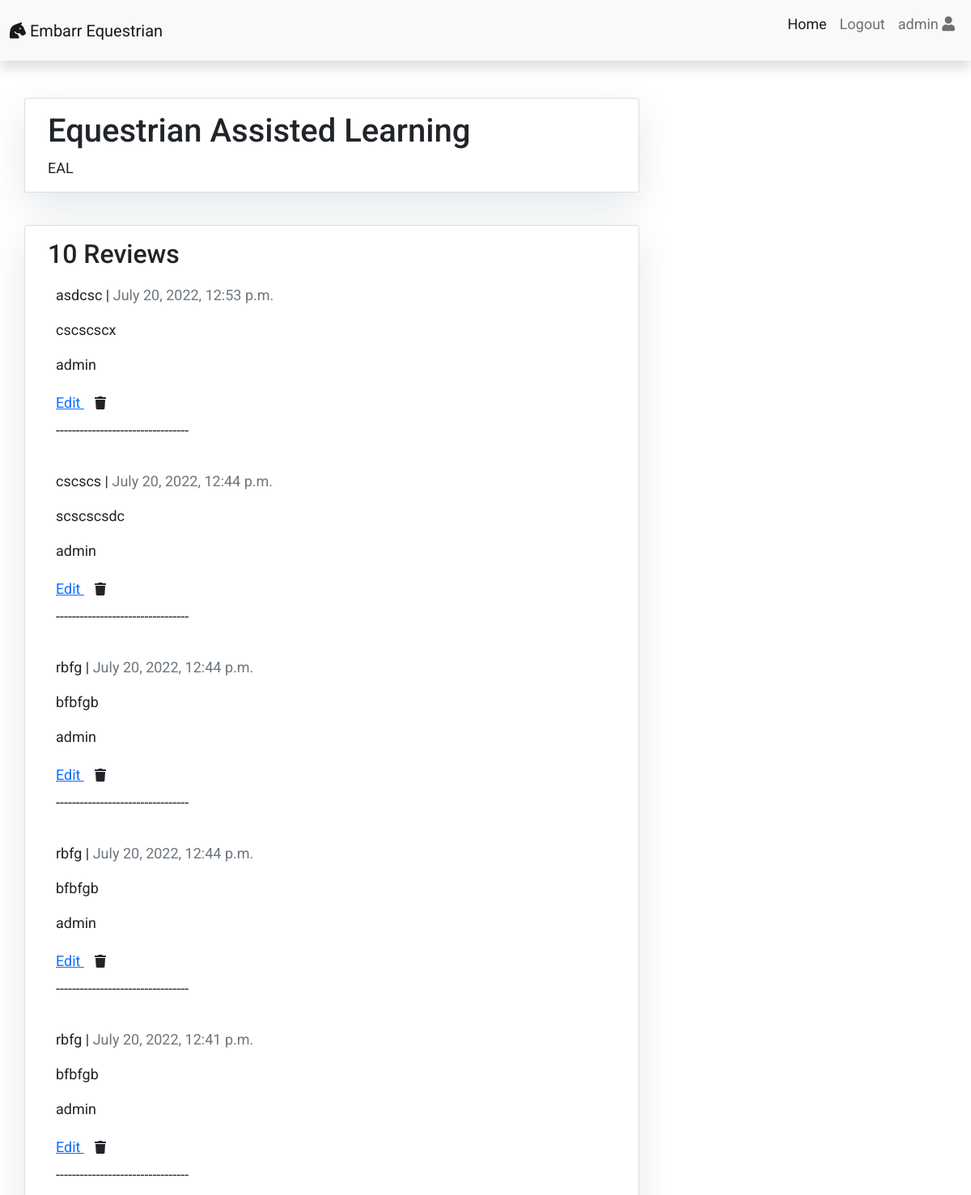
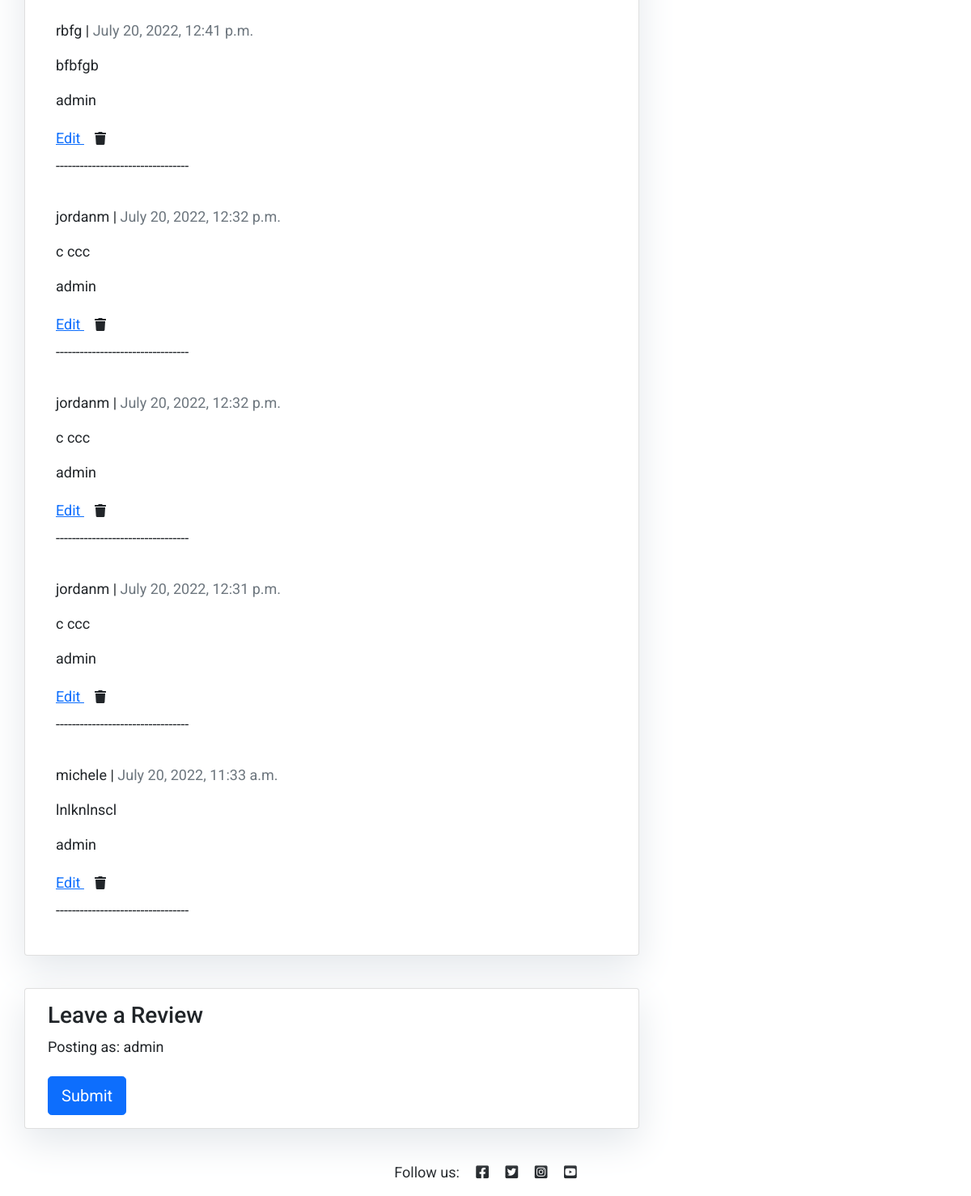
Page /equestrian-assisted-learning/ (signed in) on the earlier database version (2 pictures, top to bottom).
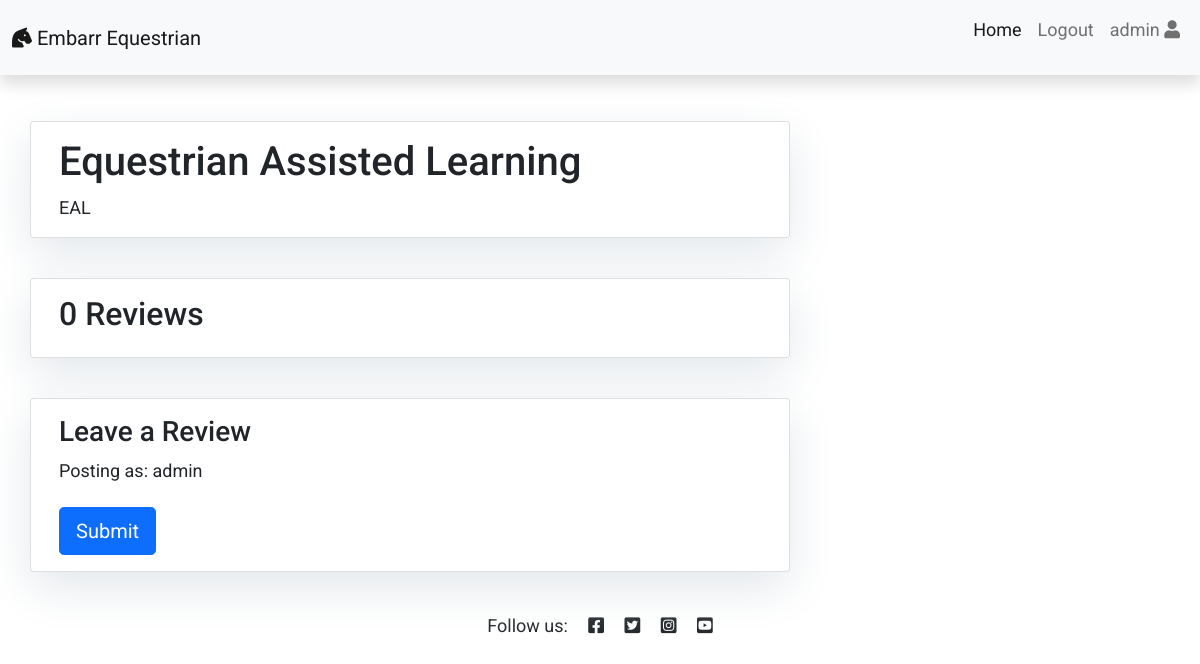
Same page on the later database version.
### Reviews/models.py (models this page shows, shortened)
class Post(models.Model):
    title = models.CharField(max_length=200, unique=True)
    slug = models.SlugField(max_length=200, unique=True)
    author = models.ForeignKey(User, on_delete= models.CASCADE,related_name='test_posts')
    updated_on = models.DateTimeField(auto_now= True)
    content = models.TextField()
    created_on = models.DateTimeField(auto_now_add=True)
    status = models.IntegerField(choices=STATUS, default=0)
    class Meta:
        ordering = ['-created_on']

class Comment(models.Model):
    RATING_CHOICES = (
        (1, '1 *'),
        (2, '2 *'),
        (3, '3 *'),
        (4, '4 *'),
        (5, '5 *'),
    )
    post = models.ForeignKey(Post, on_delete=models.CASCADE,related_name='comments')
    name = models.CharField(max_length=80)
    location = models.CharField(max_length=80, default='e.g Dublin')
    email = models.EmailField()
    body = models.TextField()
    rating = models.IntegerField(choices=RATING_CHOICES, default='5')
    created_on = models.DateTimeField(auto_now_add=True)
    approved = models.BooleanField(default=False)
    active = models.BooleanField(default=False)
    class Meta:
        ordering = ['created_on']

### Reviews/views.py (the view, shortened to what this page needs)
# urls.py: path('<slug:slug>/', views.PostDetail.as_view(), name='post_detail'),
class PostDetail(View):
    def get(self, request, slug, *args, **kwargs):
        queryset = Post.objects.filter(status=1)
        post = get_object_or_404(queryset, slug=slug)
        comments = post.comments.filter(approved=True).order_by("-created_on")
        return render(
            request,
            "post_detail.html",
            {
                "post": post,
                "comments": comments,
            },
        )

### templates/post_detail.html (shortened to what this page needs)
{% extends 'base.html' %} {% block content %}
{% load crispy_forms_tags %}
<div class="container">
  <div class="row">
    <div class="col-md-8 card mb-4  mt-3 left  top">
      <div class="card-body">
        <h1>{% block title %} {{ post.title }} {% endblock title %}</h1>
        <p class="card-text ">{{ post.content | safe }}</p>
      </div>
    </div>
    <div class="col-md-8 card mb-4  mt-3 ">
      <div class="card-body">
        <h2>{{ comments.count }} Reviews</h2>
        {% for comment in comments %}
        <div class="comments" style="padding: 10px;">
          <p class="font-weight-bold">
            {{ comment.name }} |
            <span class=" text-muted font-weight-normal">
              {{ comment.created_on }}
            </span>
          </p>
          {{ comment.body | linebreaks }}
          <p>{{ user.username }}</p>
          {% if user.is_authenticated and user.username == comment.name or user.is_superuser %}
                   <a href="{% url 'edit_comment' comment.id %}" aria-label="Go to the Edit Comments Page">Edit </a>
                    <button type="button" class="btn" data-bs-toggle="modal" data-bs-target="#delete-comment"><i class="fas fa-trash"></i></button>
                    {% endif %}
                    <p>---------------------------------</p>
          </div>
          {% endfor %}
       </div>
    </div>
    <div class="col-md-8 card mb-4  mt-3 ">
      <div class="card-body">
        {% if new_comment %}
        <div class="alert alert-success" role="alert">
          Your Review is awaiting moderation
        </div>
        {% else %}
        {% if user.is_authenticated %}
        <h3>Leave a Review</h3>
        <p>Posting as: {{ user.username }}</p>
        <form method="post" style="margin-top: 1.3em;">
          <button type="submit" class="btn btn-primary  btn-lg">Submit</button>
        </form>
        {% endif %}
        {% endif %}
      </div>
    </div>
  </div>
</div>
{% endblock content %}

### templates/base.html (shortened to what this page needs)
{% load static %}
<!DOCTYPE html>
<html>
    <head>
        <link rel="stylesheet" href="https://cdnjs.cloudflare.com/ajax/libs/font-awesome/5.15.3/css/all.min.css">
        <link href="https://cdn.jsdelivr.net/npm/bootstrap@5.0.1/dist/css/bootstrap.min.css" rel="stylesheet"
>
        <link rel="stylesheet" href="{% static 'css/style.css' %}">
    </head>
    <body>
        <nav class="navbar navbar-expand-lg navbar-light bg-light shadow">
            <div class="container-fluid">
                <a class="navbar-brand" href="{% url 'home' %}"><i class="fas fa-horse-head"></i> Embarr Equestrian</a>
                <div class="collapse navbar-collapse justify-content-end" id="navbarResponsive">
                    <ul class="navbar-nav">
                        <li class="nav-item text-black">
                            <a class="nav-link active text-black font-weight-bold" href="{% url 'home' %}">Home</a>
                        </li>
                        {% if user.is_authenticated %}
                        <li class="nav-item text-black">
                            <a class="nav-link text-black font-weight-bold" href="{% url 'account_logout' %}">Logout</a>
                        </li>
                        <li class="nav-item text-black">
                            <a class="nav-link text-black font-weight-bold" href="{% url 'profile' %}">
                            <p>{{ user.username | slice:":10" }} <i class="fa fa-user" aria-hidden="true"></i></p></a></li>
                        {% endif %}
                    </ul>
                </div>
            </div>
        </nav>
        {% block content %}{% endblock content %}
        <footer class="py-3 bg-grey">
            <p class="m-0 text-center text-grey">Follow us:
                <i class="fab fa-facebook-square ms-3"></i>
                <i class="fab fa-twitter-square ms-3"></i>
                <i class="fab fa-instagram-square ms-3"></i>
                <i class="fab fa-youtube-square ms-3"></i></p>
            </footer>
        </body>
    </html>

### static/css/style.css (style rules this page uses)
body { font-family: "Roboto", sans-serif; font-size: 18px; background-color:#fff; }
.row { margin-top: 15px; }
.card { box-shadow: 0 16px 48px #E3E7EB; }
.shadow { box-shadow: 0 4px 2px -2px rgba(0, 0, 0, 0.1); }

Differences in the rows shown:
removed Comment: name "asdcsc", created_on "July 20, 2022, 12:53 p.m.", body "cscscscx", {{ user.username }} "admin", shows "Edit"
removed Comment: name "cscscs", created_on "July 20, 2022, 12:44 p.m.", body "scscscsdc", {{ user.username }} "admin", shows "Edit"
removed Comment: name "rbfg", created_on "July 20, 2022, 12:44 p.m.", body "bfbfgb", {{ user.username }} "admin", shows "Edit"
removed Comment: name "rbfg", created_on "July 20, 2022, 12:44 p.m.", body "bfbfgb", {{ user.username }} "admin", shows "Edit"
removed Comment: name "rbfg", created_on "July 20, 2022, 12:41 p.m.", body "bfbfgb", {{ user.username }} "admin", shows "Edit"
removed Comment: name "rbfg", created_on "July 20, 2022, 12:41 p.m.", body "bfbfgb", {{ user.username }} "admin", shows "Edit"
removed Comment: name "jordanm", created_on "July 20, 2022, 12:32 p.m.", body "c ccc", {{ user.username }} "admin", shows "Edit"
removed Comment: name "jordanm", created_on "July 20, 2022, 12:32 p.m.", body "c ccc", {{ user.username }} "admin", shows "Edit"
removed Comment: name "jordanm", created_on "July 20, 2022, 12:31 p.m.", body "c ccc", {{ user.username }} "admin", shows "Edit"
removed Comment: name "michele", created_on "July 20, 2022, 11:33 a.m.", body "lnlknlnscl", {{ user.username }} "admin", shows "Edit"
Other differences:
{{ comments.count }}: "10" → "0"
